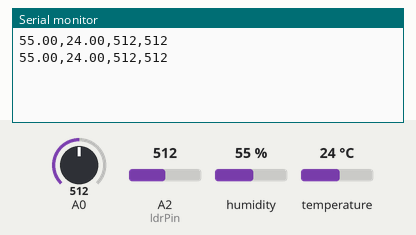
Recording of a sketch running on a simulated Arduino Uno, built with avr-gcc and run on an emulated ATmega328P. Shown: the last lines printed to the serial monitor. The inputs (shaded band) are chosen by the test bench; at power-on: humidity 55 %, A0 = 512, A2 (ldrPin) = 512, temperature 24 °C.

Above: at 4.8 s.
4.9 s: humidity set to 22 %
At 7.0 s:
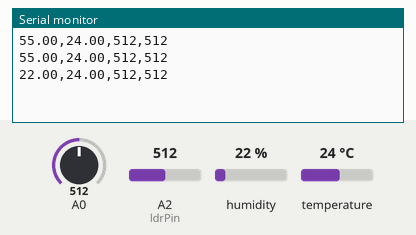
7.9 s: A0 set to 716
At 8.8 s:
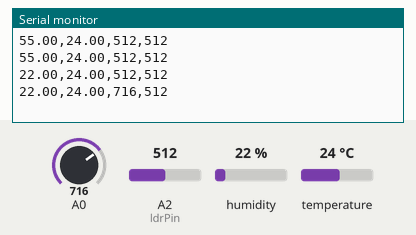
10.9 s: A2 (ldrPin) set to 716
At 13.5 s:
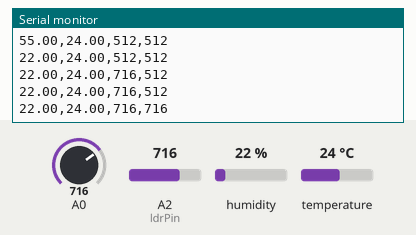
13.9 s: temperature set to 12 °C
At 15.3 s:
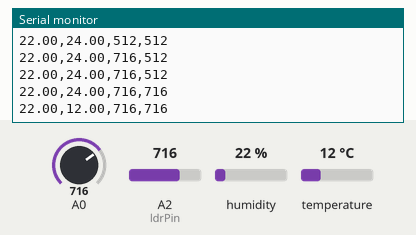
16.9 s: A0 set to 992
At 18.8 s:
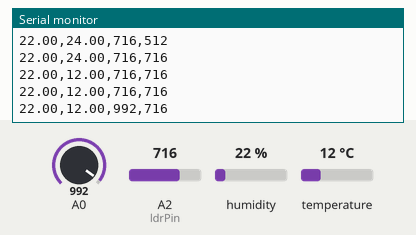
19.9 s: A2 (ldrPin) set to 992
At 20.6 s:
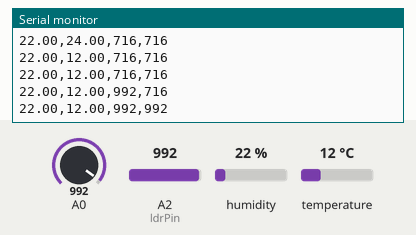
Timing chart, 0 to 22.9 s (numbered marks = the images above; inputs shaded):
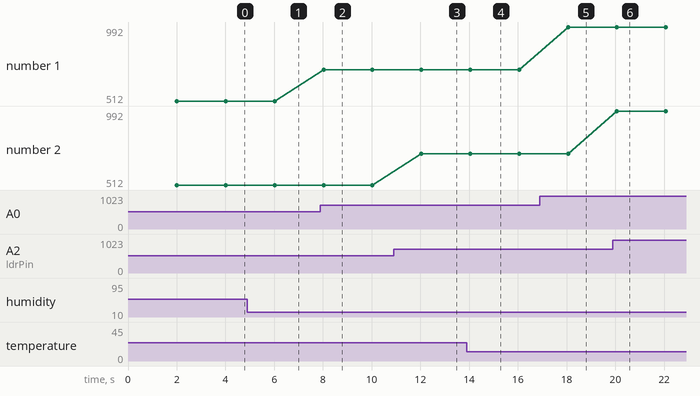

Measured:
- after the input at 4.9 s, the serial monitor: prints a new line after 1.1 s (image 1)
- after the input at 7.9 s, the serial monitor: prints a new line after 0.13 s (image 2)
- after the input at 10.9 s, the serial monitor: prints a new line after 1.1 s (image 3)
- after the input at 13.9 s, the serial monitor: prints a new line after 0.15 s (image 4)
- after the input at 16.9 s, the serial monitor: prints a new line after 1.2 s (image 5)
- after the input at 19.9 s, the serial monitor: prints a new line after 0.17 s (image 6)
- plotted number 1: 512 → 716 after the input at 7.9 s, 716 → 992 after the input at 16.9 s

The sketch:

sensoresTI.ino
```cpp
#include "DHT.h"
#define DHTPIN 2
#define DHTTYPE DHT22
#define ldrPin A2

DHT dht(DHTPIN, DHTTYPE);

void setup() {
  Serial.begin(9600);
  dht.begin();
  pinMode(ldrPin, INPUT);
}

void loop() {

  delay(2000);

  // read air humidity
  float humi  = dht.readHumidity();
  // read temperature as Celsius
  float tempC = dht.readTemperature();
  // read temperature as Fahrenheit
  float tempF = dht.readTemperature(true);
  // read soil humidity
  int soilHumi = analogRead(A0);
  //read light intensity
  int light = analogRead(ldrPin);


  if (isnan(humi) || isnan(tempC) || isnan(tempF)) {
    Serial.println("Failed to read from DHT sensor!");
  } else {
    Serial.print(humi);
    Serial.print(",");
    Serial.print(tempC);
    Serial.print(",");

  }
    Serial.print(soilHumi);
    Serial.print(",");

    Serial.println(light);
}
```
